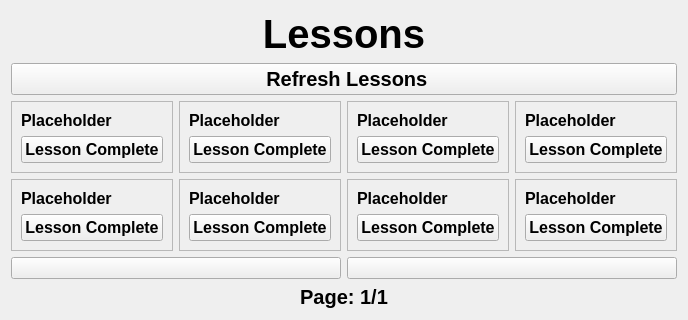
            <widget class="QWidget" name="lessons_page">
             <layout class="QGridLayout" name="gridLayout">
              <item row="3" column="1">
               <widget class="QFrame" name="frame_9">
                <property name="frameShape">
                 <enum>QFrame::Shape::StyledPanel</enum>
                </property>
                <property name="frameShadow">
                 <enum>QFrame::Shadow::Raised</enum>
                </property>
                <layout class="QVBoxLayout" name="verticalLayout_13">
                 <item>
                  <widget class="QLabel" name="label_6">
                   <property name="font">
                    <font>
                     <pointsize>12</pointsize>
                     <bold>true</bold>
                    </font>
                   </property>
                   <property name="text">
                    <string>Placeholder</string>
                   </property>
                   <property name="wordWrap">
                    <bool>true</bool>
                   </property>
                  </widget>
                 </item>
                 <item>
                  <widget class="QPushButton" name="button_6">
                   <property name="font">
                    <font>
                     <pointsize>12</pointsize>
                     <bold>true</bold>
                    </font>
                   </property>
                   <property name="text">
                    <string>Lesson Complete</string>
                   </property>
                  </widget>
                 </item>
                </layout>
               </widget>
              </item>
              <item row="2" column="1">
               <widget class="QFrame" name="frame_6">
                <property name="frameShape">
                 <enum>QFrame::Shape::StyledPanel</enum>
                </property>
                <property name="frameShadow">
                 <enum>QFrame::Shadow::Raised</enum>
                </property>
                <layout class="QVBoxLayout" name="verticalLayout_8">
                 <item>
                  <widget class="QLabel" name="label_2">
                   <property name="font">
                    <font>
                     <pointsize>12</pointsize>
                     <bold>true</bold>
                    </font>
                   </property>
                   <property name="text">
                    <string>Placeholder</string>
                   </property>
                   <property name="wordWrap">
                    <bool>true</bool>
                   </property>
                  </widget>
                 </item>
                 <item>
                  <widget class="QPushButton" name="button_2">
                   <property name="font">
                    <font>
                     <pointsize>12</pointsize>
                     <bold>true</bold>
                    </font>
                   </property>
                   <property name="text">
                    <string>Lesson Complete</string>
                   </property>
                  </widget>
                 </item>
                </layout>
               </widget>
              </item>
              <item row="2" column="2">
               <widget class="QFrame" name="frame_7">
                <property name="frameShape">
                 <enum>QFrame::Shape::StyledPanel</enum>
                </property>
                <property name="frameShadow">
                 <enum>QFrame::Shadow::Raised</enum>
                </property>
                <layout class="QVBoxLayout" name="verticalLayout_9">
                 <item>
                  <widget class="QLabel" name="label_3">
                   <property name="font">
                    <font>
                     <pointsize>12</pointsize>
                     <bold>true</bold>
                    </font>
                   </property>
                   <property name="text">
                    <string>Placeholder</string>
                   </property>
                   <property name="wordWrap">
                    <bool>true</bool>
                   </property>
                  </widget>
                 </item>
                 <item>
                  <widget class="QPushButton" name="button_3">
                   <property name="font">
                    <font>
                     <pointsize>12</pointsize>
                     <bold>true</bold>
                    </font>
                   </property>
                   <property name="text">
                    <string>Lesson Complete</string>
                   </property>
                  </widget>
                 </item>
                </layout>
               </widget>
              </item>
              <item row="2" column="3">
               <widget class="QFrame" name="frame_11">
                <property name="frameShape">
                 <enum>QFrame::Shape::StyledPanel</enum>
                </property>
                <property name="frameShadow">
                 <enum>QFrame::Shadow::Raised</enum>
                </property>
                <layout class="QVBoxLayout" name="verticalLayout_10">
                 <item>
                  <widget class="QLabel" name="label_4">
                   <property name="font">
                    <font>
                     <pointsize>12</pointsize>
                     <bold>true</bold>
                    </font>
                   </property>
                   <property name="text">
                    <string>Placeholder</string>
                   </property>
                   <property name="wordWrap">
                    <bool>true</bool>
                   </property>
                  </widget>
                 </item>
                 <item>
                  <widget class="QPushButton" name="button_4">
                   <property name="font">
                    <font>
                     <pointsize>12</pointsize>
                     <bold>true</bold>
                    </font>
                   </property>
                   <property name="text">
                    <string>Lesson Complete</string>
                   </property>
                  </widget>
                 </item>
                </layout>
               </widget>
              </item>
              <item row="3" column="2">
               <widget class="QFrame" name="frame_10">
                <property name="frameShape">
                 <enum>QFrame::Shape::StyledPanel</enum>
                </property>
                <property name="frameShadow">
                 <enum>QFrame::Shadow::Raised</enum>
                </property>
                <layout class="QVBoxLayout" name="verticalLayout_12">
                 <item>
                  <widget class="QLabel" name="label_7">
                   <property name="font">
                    <font>
                     <pointsize>12</pointsize>
                     <bold>true</bold>
                    </font>
                   </property>
                   <property name="text">
                    <string>Placeholder</string>
                   </property>
                   <property name="wordWrap">
                    <bool>true</bool>
                   </property>
                  </widget>
                 </item>
                 <item>
                  <widget class="QPushButton" name="button_7">
                   <property name="font">
                    <font>
                     <pointsize>12</pointsize>
                     <bold>true</bold>
                    </font>
                   </property>
                   <property name="text">
                    <string>Lesson Complete</string>
                   </property>
                  </widget>
                 </item>
                </layout>
               </widget>
              </item>
              <item row="5" column="0" colspan="4">
               <widget class="QLabel" name="total_l_pages">
                <property name="maximumSize">
                 <size>
                  <width>16777215</width>
                  <height>30</height>
                 </size>
                </property>
                <property name="font">
                 <font>
                  <pointsize>15</pointsize>
                  <bold>true</bold>
                 </font>
                </property>
                <property name="text">
                 <string>Page: 1/1</string>
                </property>
                <property name="alignment">
                 <set>Qt::AlignmentFlag::AlignCenter</set>
                </property>
               </widget>
              </item>
              <item row="4" column="0" colspan="2">
               <widget class="QPushButton" name="previous_page">
                <property name="text">
                 <string/>
                </property>
                <property name="icon">
                 <iconset resource="icons.qrc">
                  <normaloff>:/icons/icons/arrow-left-circle.svg</normaloff>:/icons/icons/arrow-left-circle.svg</iconset>
                </property>
                <property name="iconSize">
                 <size>
                  <width>24</width>
                  <height>24</height>
                 </size>
                </property>
               </widget>
              </item>
              <item row="2" column="0">
               <widget class="QFrame" name="frame_5">
                <property name="frameShape">
                 <enum>QFrame::Shape::StyledPanel</enum>
                </property>
                <property name="frameShadow">
                 <enum>QFrame::Shadow::Raised</enum>
                </property>
                <layout class="QVBoxLayout" name="verticalLayout_7">
                 <item>
                  <widget class="QLabel" name="label_1">
                   <property name="font">
                    <font>
                     <pointsize>12</pointsize>
                     <bold>true</bold>
                    </font>
                   </property>
                   <property name="text">
                    <string>Placeholder</string>
                   </property>
                   <property name="wordWrap">
                    <bool>true</bool>
                   </property>
                  </widget>
                 </item>
                 <item>
                  <widget class="QPushButton" name="button_1">
                   <property name="font">
                    <font>
                     <pointsize>12</pointsize>
                     <bold>true</bold>
                    </font>
                   </property>
                   <property name="text">
                    <string>Lesson Complete</string>
                   </property>
                  </widget>
                 </item>
                </layout>
               </widget>
              </item>
              <item row="0" column="0" colspan="4">
               <widget class="QLabel" name="label_25">
                <property name="maximumSize">
                 <size>
                  <width>16777215</width>
                  <height>50</height>
                 </size>
                </property>
                <property name="font">
                 <font>
                  <pointsize>30</pointsize>
                  <bold>true</bold>
                  <underline>false</underline>
                 </font>
                </property>
                <property name="text">
                 <string>Lessons</string>
                </property>
                <property name="alignment">
                 <set>Qt::AlignmentFlag::AlignCenter</set>
                </property>
               </widget>
              </item>
              <item row="4" column="2" colspan="2">
               <widget class="QPushButton" name="next_page">
                <property name="text">
                 <string/>
                </property>
                <property name="icon">
                 <iconset resource="icons.qrc">
                  <normaloff>:/icons/icons/arrow-right-circle.svg</normaloff>:/icons/icons/arrow-right-circle.svg</iconset>
                </property>
                <property name="iconSize">
                 <size>
                  <width>24</width>
                  <height>24</height>
                 </size>
                </property>
               </widget>
              </item>
              <item row="3" column="3">
               <widget class="QFrame" name="frame_12">
                <property name="frameShape">
                 <enum>QFrame::Shape::StyledPanel</enum>
                </property>
                <property name="frameShadow">
                 <enum>QFrame::Shadow::Raised</enum>
                </property>
                <layout class="QVBoxLayout" name="verticalLayout_11">
                 <item>
                  <widget class="QLabel" name="label_8">
                   <property name="font">
                    <font>
                     <pointsize>12</pointsize>
                     <bold>true</bold>
                    </font>
                   </property>
                   <property name="text">
                    <string>Placeholder</string>
                   </property>
                   <property name="wordWrap">
                    <bool>true</bool>
                   </property>
                  </widget>
                 </item>
                 <item>
                  <widget class="QPushButton" name="button_8">
                   <property name="font">
                    <font>
                     <pointsize>12</pointsize>
                     <bold>true</bold>
                    </font>
                   </property>
                   <property name="text">
                    <string>Lesson Complete</string>
                   </property>
                  </widget>
                 </item>
                </layout>
               </widget>
              </item>
              <item row="3" column="0">
               <widget class="QFrame" name="frame_8">
                <property name="frameShape">
                 <enum>QFrame::Shape::StyledPanel</enum>
                </property>
                <property name="frameShadow">
                 <enum>QFrame::Shadow::Raised</enum>
                </property>
                <layout class="QVBoxLayout" name="verticalLayout_14">
                 <item>
                  <widget class="QLabel" name="label_5">
                   <property name="font">
                    <font>
                     <pointsize>12</pointsize>
                     <bold>true</bold>
                    </font>
                   </property>
                   <property name="text">
                    <string>Placeholder</string>
                   </property>
                   <property name="wordWrap">
                    <bool>true</bool>
                   </property>
                  </widget>
                 </item>
                 <item>
                  <widget class="QPushButton" name="button_5">
                   <property name="font">
                    <font>
                     <pointsize>12</pointsize>
                     <bold>true</bold>
                    </font>
                   </property>
                   <property name="text">
                    <string>Lesson Complete</string>
                   </property>
                  </widget>
                 </item>
                </layout>
               </widget>
              </item>
              <item row="1" column="0" colspan="4">
               <widget class="QPushButton" name="reload_lessons">
                <property name="sizePolicy">
                 <sizepolicy hsizetype="Minimum" vsizetype="Preferred">
                  <horstretch>0</horstretch>
                  <verstretch>0</verstretch>
                 </sizepolicy>
                </property>
                <property name="maximumSize">
                 <size>
                  <width>16777215</width>
                  <height>50</height>
                 </size>
                </property>
                <property name="font">
                 <font>
                  <pointsize>15</pointsize>
                  <bold>true</bold>
                 </font>
                </property>
                <property name="text">
                 <string> Refresh Lessons</string>
                </property>
                <property name="icon">
                 <iconset resource="icons.qrc">
                  <normaloff>:/icons/icons/refresh-ccw.svg</normaloff>:/icons/icons/refresh-ccw.svg</iconset>
                </property>
                <property name="iconSize">
                 <size>
                  <width>24</width>
                  <height>24</height>
                 </size>
                </property>
               </widget>
              </item>
             </layout>
            </widget>
